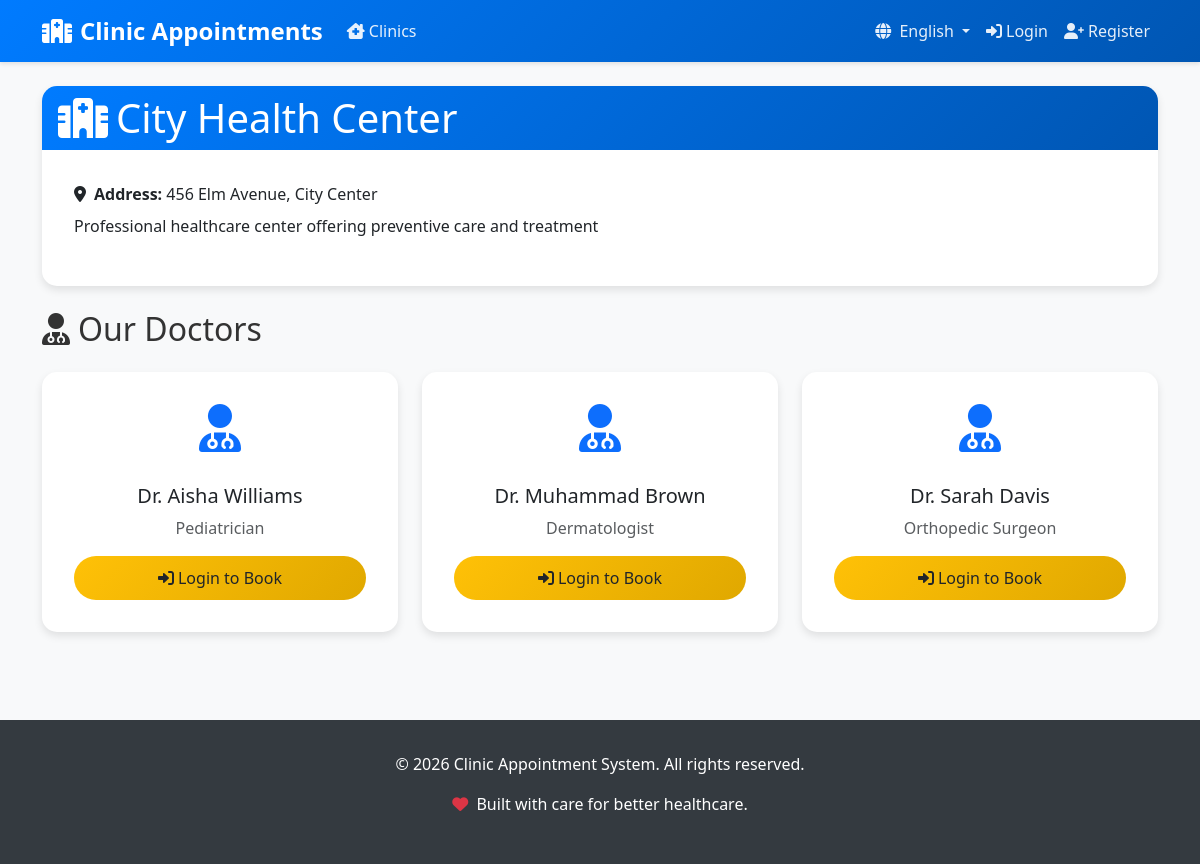
Before: /clinics/4/ with the older database file.
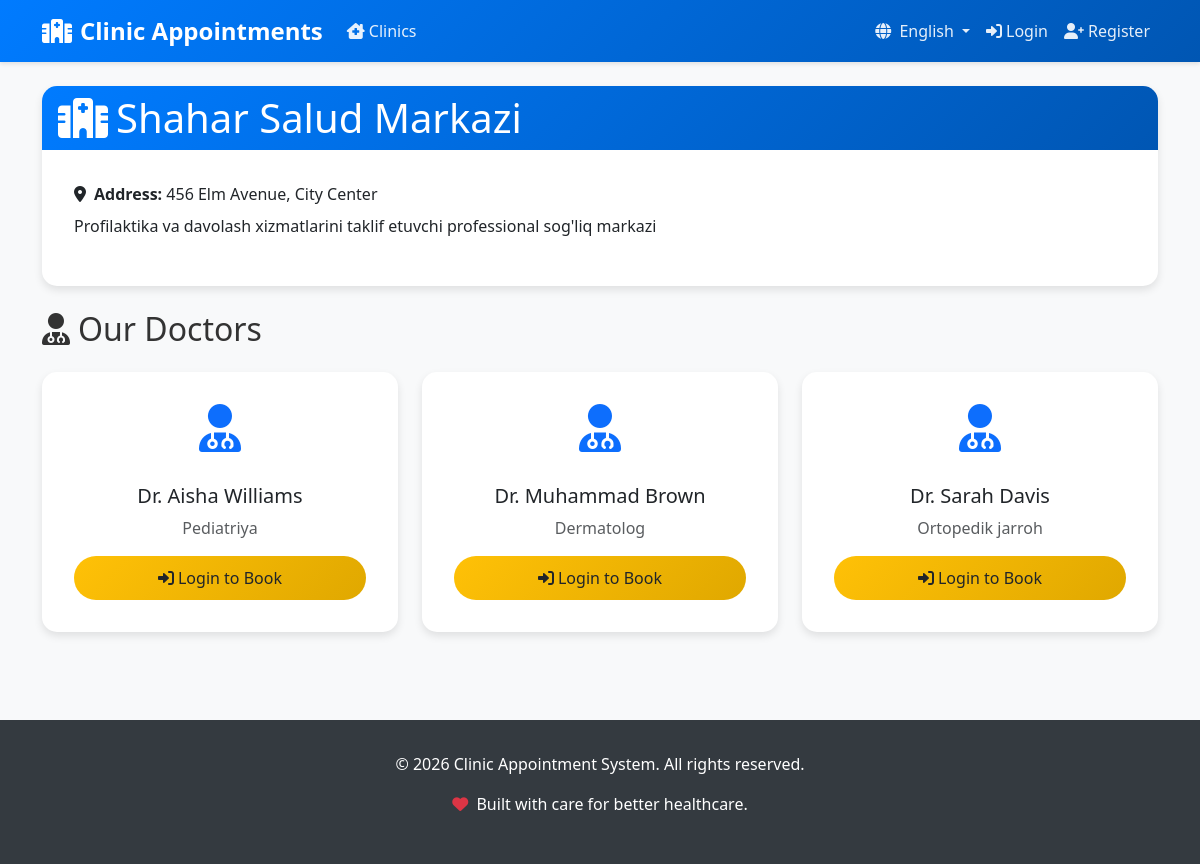
After: the same page with the newer database file.
### clinic/models.py (models this page shows, shortened)
class Clinic(models.Model):
    name = models.CharField(_('Name'), max_length=100)
    address = models.TextField(_('Address'))
    description = models.TextField(_('Description'), blank=True)
    class Meta:
        verbose_name = _('Clinic')
        verbose_name_plural = _('Clinics')

class Doctor(models.Model):
    name = models.CharField(_('Name'), max_length=100)
    specialty = models.CharField(_('Specialty'), max_length=100)
    clinic = models.ForeignKey(Clinic, on_delete=models.CASCADE, verbose_name=_('Clinic'))
    class Meta:
        verbose_name = _('Doctor')
        verbose_name_plural = _('Doctors')

### clinic/views.py (the view)
# urls.py: path('clinics/<int:clinic_id>/', views.clinic_detail, name='clinic_detail'),
def clinic_detail(request, clinic_id):
    clinic = get_object_or_404(Clinic, id=clinic_id)
    doctors = Doctor.objects.filter(clinic=clinic)
    return render(request, 'clinic/clinic_detail.html', {'clinic': clinic, 'doctors': doctors})

### clinic/templates/clinic/clinic_detail.html (shortened to what this page needs)
{% extends 'clinic/base.html' %}
{% load i18n %}
{% block content %}
<div class="row">
    <div class="col-12">
        <div class="card mb-4">
            <div class="card-header">
                <h1 class="mb-0"><i class="fas fa-hospital me-2"></i>{{ clinic.name }}</h1>
            </div>
            <div class="card-body">
                <p class="mb-2"><strong><i class="fas fa-map-marker-alt me-2"></i>{% trans "Address" %}:</strong> {{ clinic.address }}</p>
                <p>{{ clinic.description }}</p>
            </div>
        </div>
    </div>
</div>
<h2 class="mb-4"><i class="fas fa-user-md me-2"></i>{% trans "Our Doctors" %}</h2>
<div class="row">
    {% for doctor in doctors %}
    <div class="col-lg-4 col-md-6 mb-4">
        <div class="card h-100">
            <div class="card-body d-flex flex-column text-center">
                <div class="mb-3">
                    <i class="fas fa-user-md fa-3x text-primary mb-3"></i>
                </div>
                <h5 class="card-title">{{ doctor.name }}</h5>
                <p class="card-text text-muted">{{ doctor.specialty }}</p>
                {% if user.is_authenticated %}
                    <a href="{% url 'book_appointment' doctor.id %}" class="btn btn-success mt-auto"><i class="fas fa-calendar-plus me-1"></i>{% trans "Book Appointment" %}</a>
                {% else %}
                    <a href="{% url 'login' %}" class="btn btn-warning mt-auto"><i class="fas fa-sign-in-alt me-1"></i>{% trans "Login to Book" %}</a>
                {% endif %}
            </div>
        </div>
    </div>
    {% endfor %}
</div>
{% endblock %}

Changed rows visible on the page:
changed Clinic "456 Elm Avenue, City Center": name "City Health Center" → "Shahar Salud Markazi"; description "Professional healthcare center offering preventive care and treatment" → "Profilaktika va davolash xizmatlarini taklif etuvchi professional sog'liq markazi"
changed Doctor "Dr. Aisha Williams": specialty "Pediatrician" → "Pediatriya"
changed Doctor "Dr. Muhammad Brown": specialty "Dermatologist" → "Dermatolog"
changed Doctor "Dr. Sarah Davis": specialty "Orthopedic Surgeon" → "Ortopedik jarroh"
